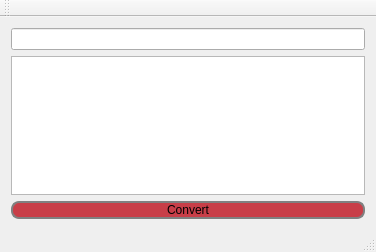
<?xml version="1.0" encoding="UTF-8"?>
<ui version="4.0">
 <class>converter</class>
 <widget class="QMainWindow" name="converter">
  <property name="geometry">
   <rect>
    <x>0</x>
    <y>0</y>
    <width>376</width>
    <height>252</height>
   </rect>
  </property>
  <property name="windowTitle">
   <string>converter</string>
  </property>
  <widget class="QWidget" name="centralWidget">
   <layout class="QGridLayout" name="gridLayout">
    <item row="0" column="0">
     <widget class="QLineEdit" name="lineEdit">
      <property name="styleSheet">
       <string notr="true">font: 75 18pt &quot;MS Shell Dlg 2&quot;;</string>
      </property>
     </widget>
    </item>
    <item row="1" column="0">
     <widget class="QTextEdit" name="textEdit">
      <property name="styleSheet">
       <string notr="true">font: 75 18pt &quot;MS Shell Dlg 2&quot;;</string>
      </property>
     </widget>
    </item>
    <item row="2" column="0">
     <widget class="QPushButton" name="pushButton">
      <property name="styleSheet">
       <string notr="true">QPushButton{
font: 75 12pt &quot;MS Shell Dlg 2&quot;;
	background-color: rgb(200, 33, 91);
  border: 2px solid gray;
border-radius:8px;
background: yellow;
	background-color: rgb(200, 62, 72);
padding: 0 8px;
}</string>
      </property>
      <property name="text">
       <string>Convert</string>
      </property>
     </widget>
    </item>
   </layout>
  </widget>
  <widget class="QMenuBar" name="menuBar">
   <property name="geometry">
    <rect>
     <x>0</x>
     <y>0</y>
     <width>376</width>
     <height>20</height>
    </rect>
   </property>
  </widget>
  <widget class="QToolBar" name="mainToolBar">
   <attribute name="toolBarArea">
    <enum>TopToolBarArea</enum>
   </attribute>
   <attribute name="toolBarBreak">
    <bool>false</bool>
   </attribute>
  </widget>
  <widget class="QStatusBar" name="statusBar"/>
 </widget>
 <layoutdefault spacing="6" margin="11"/>
 <resources/>
 <connections/>
</ui>
